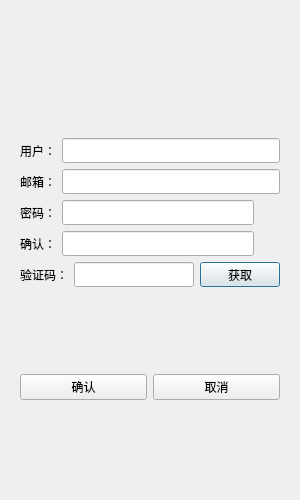
<?xml version="1.0" encoding="UTF-8"?>
<ui version="4.0">
 <class>RegisterDialog</class>
 <widget class="QDialog" name="RegisterDialog">
  <property name="geometry">
   <rect>
    <x>0</x>
    <y>0</y>
    <width>300</width>
    <height>500</height>
   </rect>
  </property>
  <property name="minimumSize">
   <size>
    <width>300</width>
    <height>500</height>
   </size>
  </property>
  <property name="maximumSize">
   <size>
    <width>300</width>
    <height>500</height>
   </size>
  </property>
  <property name="windowTitle">
   <string>Dialog</string>
  </property>
  <layout class="QVBoxLayout" name="verticalLayout_2">
   <item>
    <layout class="QVBoxLayout" name="verticalLayout">
     <item>
      <widget class="QStackedWidget" name="stackedWidget">
       <property name="currentIndex">
        <number>0</number>
       </property>
       <widget class="QWidget" name="page">
        <layout class="QVBoxLayout" name="verticalLayout_3">
         <item>
          <spacer name="verticalSpacer">
           <property name="orientation">
            <enum>Qt::Orientation::Vertical</enum>
           </property>
           <property name="sizeHint" stdset="0">
            <size>
             <width>20</width>
             <height>40</height>
            </size>
           </property>
          </spacer>
         </item>
         <item>
          <widget class="QWidget" name="widget" native="true">
           <layout class="QVBoxLayout" name="verticalLayout_4">
            <item>
             <widget class="QLabel" name="err_tip">
              <property name="styleSheet">
               <string notr="true"/>
              </property>
              <property name="text">
               <string/>
              </property>
              <property name="alignment">
               <set>Qt::AlignmentFlag::AlignCenter</set>
              </property>
             </widget>
            </item>
           </layout>
          </widget>
         </item>
         <item>
          <layout class="QHBoxLayout" name="horizontalLayout">
           <item>
            <widget class="QLabel" name="user_label">
             <property name="minimumSize">
              <size>
               <width>25</width>
               <height>25</height>
              </size>
             </property>
             <property name="text">
              <string>用户：</string>
             </property>
            </widget>
           </item>
           <item>
            <widget class="QLineEdit" name="user_edit">
             <property name="minimumSize">
              <size>
               <width>0</width>
               <height>25</height>
              </size>
             </property>
             <property name="maximumSize">
              <size>
               <width>16777215</width>
               <height>25</height>
              </size>
             </property>
             <property name="echoMode">
              <enum>QLineEdit::EchoMode::Normal</enum>
             </property>
            </widget>
           </item>
          </layout>
         </item>
         <item>
          <layout class="QHBoxLayout" name="horizontalLayout_5">
           <item>
            <widget class="QLabel" name="email_label">
             <property name="minimumSize">
              <size>
               <width>25</width>
               <height>25</height>
              </size>
             </property>
             <property name="text">
              <string>邮箱：</string>
             </property>
            </widget>
           </item>
           <item>
            <widget class="QLineEdit" name="email_edit">
             <property name="minimumSize">
              <size>
               <width>0</width>
               <height>25</height>
              </size>
             </property>
             <property name="maximumSize">
              <size>
               <width>16777215</width>
               <height>25</height>
              </size>
             </property>
            </widget>
           </item>
          </layout>
         </item>
         <item>
          <layout class="QHBoxLayout" name="horizontalLayout_6">
           <item>
            <widget class="QLabel" name="pass_label">
             <property name="minimumSize">
              <size>
               <width>0</width>
               <height>25</height>
              </size>
             </property>
             <property name="text">
              <string>密码：</string>
             </property>
            </widget>
           </item>
           <item>
            <widget class="QLineEdit" name="pass_edit">
             <property name="minimumSize">
              <size>
               <width>0</width>
               <height>25</height>
              </size>
             </property>
             <property name="maximumSize">
              <size>
               <width>16777215</width>
               <height>25</height>
              </size>
             </property>
             <property name="echoMode">
              <enum>QLineEdit::EchoMode::PasswordEchoOnEdit</enum>
             </property>
            </widget>
           </item>
           <item>
            <widget class="ClickedLabel" name="pass_visible">
             <property name="minimumSize">
              <size>
               <width>20</width>
               <height>20</height>
              </size>
             </property>
             <property name="maximumSize">
              <size>
               <width>20</width>
               <height>20</height>
              </size>
             </property>
             <property name="text">
              <string/>
             </property>
            </widget>
           </item>
          </layout>
         </item>
         <item>
          <layout class="QHBoxLayout" name="horizontalLayout_7">
           <item>
            <widget class="QLabel" name="confirm_label">
             <property name="minimumSize">
              <size>
               <width>0</width>
               <height>25</height>
              </size>
             </property>
             <property name="text">
              <string>确认：</string>
             </property>
            </widget>
           </item>
           <item>
            <widget class="QLineEdit" name="confirm_edit">
             <property name="minimumSize">
              <size>
               <width>0</width>
               <height>25</height>
              </size>
             </property>
             <property name="maximumSize">
              <size>
               <width>16777215</width>
               <height>25</height>
              </size>
             </property>
             <property name="echoMode">
              <enum>QLineEdit::EchoMode::PasswordEchoOnEdit</enum>
             </property>
            </widget>
           </item>
           <item>
            <widget class="ClickedLabel" name="confirm_visible">
             <property name="minimumSize">
              <size>
               <width>20</width>
               <height>20</height>
              </size>
             </property>
             <property name="maximumSize">
              <size>
               <width>20</width>
               <height>20</height>
              </size>
             </property>
             <property name="text">
              <string/>
             </property>
            </widget>
           </item>
          </layout>
         </item>
         <item>
          <layout class="QHBoxLayout" name="horizontalLayout_8">
           <item>
            <widget class="QLabel" name="varify_label">
             <property name="minimumSize">
              <size>
               <width>0</width>
               <height>25</height>
              </size>
             </property>
             <property name="text">
              <string>验证码：</string>
             </property>
            </widget>
           </item>
           <item>
            <widget class="QLineEdit" name="varify_edit">
             <property name="minimumSize">
              <size>
               <width>0</width>
               <height>25</height>
              </size>
             </property>
            </widget>
           </item>
           <item>
            <widget class="TimerBtn" name="getbtn">
             <property name="minimumSize">
              <size>
               <width>0</width>
               <height>25</height>
              </size>
             </property>
             <property name="maximumSize">
              <size>
               <width>16777215</width>
               <height>25</height>
              </size>
             </property>
             <property name="text">
              <string>获取</string>
             </property>
            </widget>
           </item>
          </layout>
         </item>
         <item>
          <spacer name="verticalSpacer_2">
           <property name="orientation">
            <enum>Qt::Orientation::Vertical</enum>
           </property>
           <property name="sizeHint" stdset="0">
            <size>
             <width>20</width>
             <height>40</height>
            </size>
           </property>
          </spacer>
         </item>
         <item>
          <layout class="QHBoxLayout" name="horizontalLayout_9">
           <item>
            <widget class="QPushButton" name="sure_btn">
             <property name="minimumSize">
              <size>
               <width>0</width>
               <height>25</height>
              </size>
             </property>
             <property name="styleSheet">
              <string notr="true"/>
             </property>
             <property name="text">
              <string>确认</string>
             </property>
            </widget>
           </item>
           <item>
            <widget class="QPushButton" name="cancel_btn">
             <property name="minimumSize">
              <size>
               <width>0</width>
               <height>25</height>
              </size>
             </property>
             <property name="text">
              <string>取消</string>
             </property>
            </widget>
           </item>
          </layout>
         </item>
         <item>
          <spacer name="verticalSpacer_3">
           <property name="orientation">
            <enum>Qt::Orientation::Vertical</enum>
           </property>
           <property name="sizeHint" stdset="0">
            <size>
             <width>20</width>
             <height>40</height>
            </size>
           </property>
          </spacer>
         </item>
        </layout>
       </widget>
       <widget class="QWidget" name="page_2">
        <widget class="QWidget" name="layoutWidget">
         <property name="geometry">
          <rect>
           <x>1</x>
           <y>1</y>
           <width>291</width>
           <height>481</height>
          </rect>
         </property>
         <layout class="QVBoxLayout" name="verticalLayout_5">
          <item>
           <spacer name="verticalSpacer_5">
            <property name="orientation">
             <enum>Qt::Orientation::Vertical</enum>
            </property>
            <property name="sizeHint" stdset="0">
             <size>
              <width>20</width>
              <height>40</height>
             </size>
            </property>
           </spacer>
          </item>
          <item>
           <widget class="QLabel" name="tip1_lb">
            <property name="text">
             <string>注册成功，5s后返回</string>
            </property>
            <property name="alignment">
             <set>Qt::AlignmentFlag::AlignCenter</set>
            </property>
           </widget>
          </item>
          <item>
           <widget class="QLabel" name="tip2_lb">
            <property name="text">
             <string>可点击按钮，返回登录界面</string>
            </property>
            <property name="alignment">
             <set>Qt::AlignmentFlag::AlignCenter</set>
            </property>
           </widget>
          </item>
          <item>
           <spacer name="verticalSpacer_6">
            <property name="orientation">
             <enum>Qt::Orientation::Vertical</enum>
            </property>
            <property name="sizeHint" stdset="0">
             <size>
              <width>20</width>
              <height>40</height>
             </size>
            </property>
           </spacer>
          </item>
          <item>
           <layout class="QHBoxLayout" name="horizontalLayout_2">
            <item>
             <spacer name="horizontalSpacer">
              <property name="orientation">
               <enum>Qt::Orientation::Horizontal</enum>
              </property>
              <property name="sizeHint" stdset="0">
               <size>
                <width>88</width>
                <height>20</height>
               </size>
              </property>
             </spacer>
            </item>
            <item>
             <widget class="QPushButton" name="return_btn">
              <property name="maximumSize">
               <size>
                <width>100</width>
                <height>50</height>
               </size>
              </property>
              <property name="text">
               <string>返回登录</string>
              </property>
             </widget>
            </item>
            <item>
             <spacer name="horizontalSpacer_2">
              <property name="orientation">
               <enum>Qt::Orientation::Horizontal</enum>
              </property>
              <property name="sizeHint" stdset="0">
               <size>
                <width>88</width>
                <height>20</height>
               </size>
              </property>
             </spacer>
            </item>
           </layout>
          </item>
          <item>
           <spacer name="verticalSpacer_7">
            <property name="orientation">
             <enum>Qt::Orientation::Vertical</enum>
            </property>
            <property name="sizeHint" stdset="0">
             <size>
              <width>20</width>
              <height>68</height>
             </size>
            </property>
           </spacer>
          </item>
         </layout>
        </widget>
       </widget>
      </widget>
     </item>
    </layout>
   </item>
  </layout>
 </widget>
 <customwidgets>
  <customwidget>
   <class>TimerBtn</class>
   <extends>QPushButton</extends>
   <header>timerbtn.h</header>
  </customwidget>
  <customwidget>
   <class>ClickedLabel</class>
   <extends>QLabel</extends>
   <header>clickedlabel.h</header>
  </customwidget>
 </customwidgets>
 <resources/>
 <connections/>
</ui>
